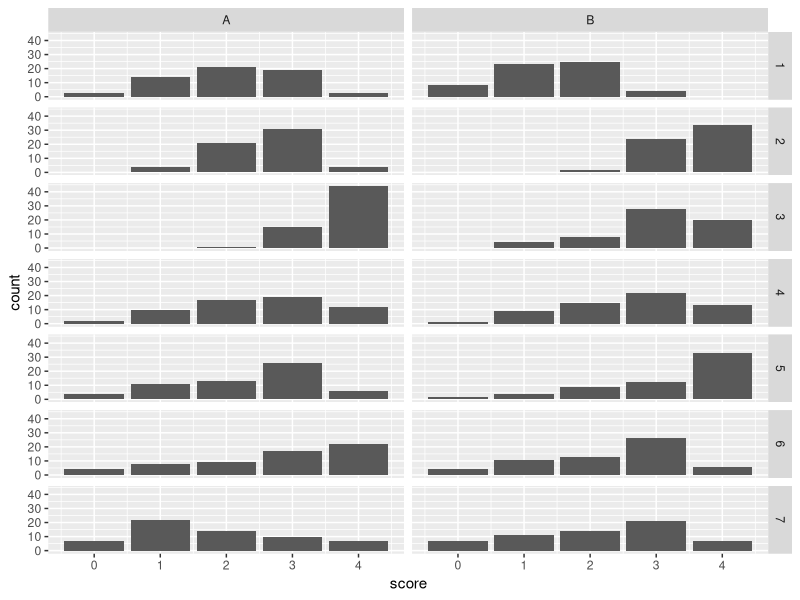
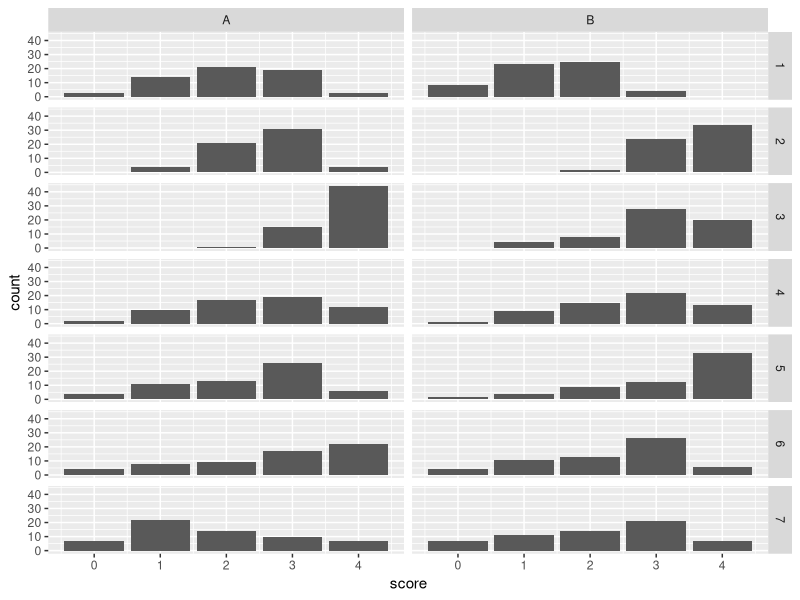

These figures' R source, in order:
library(ggplot2)

#### GENERATE ASSORTED SAMPLES OF FAKE LIKERT DATA

samp_size = 60
max_likert = 4

likert_beta = function(n, a, b){
        round(rbeta(n, a, b) * max_likert)   # 0 to 4 Likert scale
}

centered      = likert_beta(samp_size, 2,   2)
r_tail        = likert_beta(samp_size, 2,   4)
l_tail        = likert_beta(samp_size, 4,   2)
concave       = likert_beta(samp_size, 8,   1)
more_concave  = likert_beta(samp_size, 8,   0.9)
ramp          = likert_beta(samp_size, 2,   0.9)
gentle_ramp   = likert_beta(samp_size, 1.1, 0.9)
ramp2         = likert_beta(samp_size, 2,   1)
moderate_ramp = likert_beta(samp_size, 1.5, 1)
very_spiky    = likert_beta(samp_size, 1.5, 0.5)
less_spiky    = likert_beta(samp_size, 1,   0.5)


#### BUILD UP A DATA FRAME

samp_names = c("centered", "r_tail", "l_tail", "concave", "more_concave", "ramp", "gentle_ramp", "ramp2", "moderate_ramp", "very_spiky", "less_spiky", "moderate_ramp")

X = data.frame(score = centered, pop_name = rep("centered", length(centered)), 
                                 group = rep("A", length(centered)),
                                 question_num = rep(1, length(centered)))
npanel = 1
for (s in samp_names[-1]){
        tp = "A"
        if(npanel %% 2 == 1){
                tp = "B"
        }
        qn = floor(npanel / 2) + 1
        temp_vec = eval(parse(text=s))
        temp_frame = data.frame(score = temp_vec, pop_name = rep(s, length(temp_vec)), 
                                                  group = rep(tp, length(temp_vec)),
                                                  question_num = rep(qn, length(temp_vec)))
        X = rbind(X, temp_frame)
        npanel = npanel + 1
}


#### Sketch 2 probability distributions and make variates from them.
#### Allows us to more easily make tricky ones with high P values.

q7a = c(1, 3.2, 2, 1.5, 1)
q7b = c(1, 1.5, 2, 3, 1)
q7a = round(samp_size / sum(q7a) * q7a) # normalize
q7b = round(samp_size / sum(q7b) * q7b)

for (s in 0:max_likert){
	replicates_a = q7a[s+1]
	replicates_b = q7b[s+1]
	for (i in 1:replicates_a){
		X = rbind(X, data.frame(score = s, pop_name = "sketched", group = "A", question_num = 7))
	}
	for (i in 1:replicates_b){
		X = rbind(X, data.frame(score = s, pop_name = "sketched", group = "B", question_num = 7))
	}
}


#### PLOTS AND ANALYSIS

p = ggplot(X, aes(score)) + geom_bar()
p + facet_grid(rows = vars(question_num), cols = vars(group)) # best one yet
ggsave("facet_grid.png")

Results = data.frame()

for (q in 1:7){
        wt = wilcox.test(X[X$question_num == q & X$group == "A", ]$score,
                         X[X$question_num == q & X$group == "B", ]$score)
        tt = t.test(score ~ group, data = X[X$question_num == q, ])
        tab = with(X[ X$question_num == q, ], table(score, group)) # 5x2 table
        catt = prop.trend.test(tab[,1], apply(tab,1, sum))
        cs = prop.test(tab[,1], apply(tab,1, sum))
        # https://www.rdocumentation.org/packages/DescTools/versions/0.99.32/topics/CochranArmitageTest

        temp_frame = data.frame(question = q, wilcoxon_p = wt$p.value, ttest_p = tt$p.value, catt_p = catt$p.value, chi_p = cs$p.value)
        Results= rbind(Results, temp_frame)
}

# T test may be OK?
# Norman G. Adv Health Sci Educ Theory Pract. 2010 Dec;15(5):625-32. PMID 20146096.
# Sullivan & Artino. J Grad Med Educ. 2013 Dec; 5(4): 541–542. PMID 24454995.

round(Results, 8)
